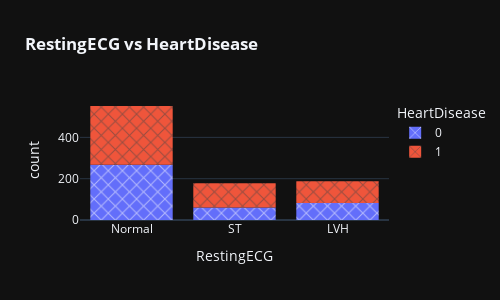

The notebook cell this image was saved under:
### Code cell
fig = px.histogram(data_frame = df,
             x = "RestingECG",
             color="HeartDisease", title="<b>RestingECG vs HeartDisease</b>",
             pattern_shape_sequence=['x'],template='plotly_dark', width=500,height=300)

fig.show()

### Figure 1 — Plotly figure (JSON) as saved in the notebook; plotly's stock layout.template omitted (floating-point values rounded to 4 significant figures; data arrays with more than 128 entries replaced by an {"elided": "..."} marker saying what was removed)
{"data": [{"alignmentgroup": "True", "bingroup": "x", "hovertemplate": "HeartDisease=0<br>RestingECG=%{x}<br>count=%{y}<extra></extra>", "legendgroup": "0", "marker": {"color": "#636efa", "pattern": {"shape": "x"}}, "name": "0", "offsetgroup": "0", "orientation": "v", "showlegend": true, "type": "histogram", "x": {"elided": "410 str values"}, "xaxis": "x", "yaxis": "y"}, {"alignmentgroup": "True", "bingroup": "x", "hovertemplate": "HeartDisease=1<br>RestingECG=%{x}<br>count=%{y}<extra></extra>", "legendgroup": "1", "marker": {"color": "#EF553B", "pattern": {"shape": "x"}}, "name": "1", "offsetgroup": "1", "orientation": "v", "showlegend": true, "type": "histogram", "x": {"elided": "508 str values"}, "xaxis": "x", "yaxis": "y"}], "layout": {"barmode": "relative", "height": 300, "legend": {"title": {"text": "HeartDisease"}, "tracegroupgap": 0}, "title": {"text": "<b>RestingECG vs HeartDisease</b>"}, "width": 500, "xaxis": {"anchor": "y", "domain": [0, 1], "title": {"text": "RestingECG"}}, "yaxis": {"anchor": "x", "domain": [0, 1], "title": {"text": "count"}}}}
